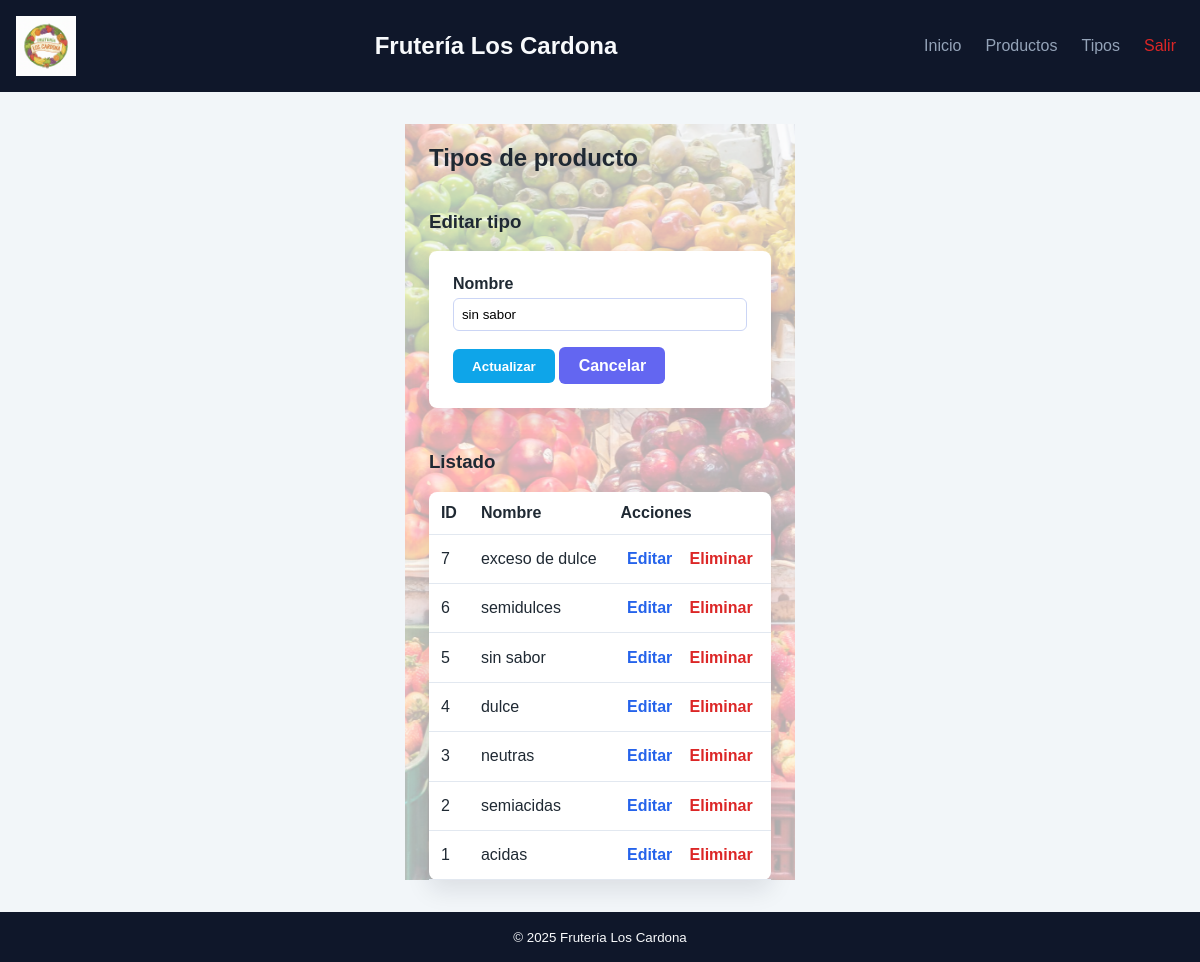
/tipo_prod.php?edit=5 (signed in), run on the app's committed database.
### tables this page shows
CREATE TABLE `tipo_prod` (
  `id_tipo_prod` int(11) NOT NULL,
  `nom_tprod` varchar(25) NOT NULL
);

### tipo_prod.php (the view, shortened to what this page needs)
<?php
$pdo = db();
$editar = null;
if (isset($_GET['edit'])) {
    $id = filter_input(INPUT_GET, 'edit', FILTER_VALIDATE_INT);
    if ($id !== false && $id !== null) {
        $stmt = $pdo->prepare('SELECT * FROM tipo_prod WHERE id_tipo_prod = ?');
        $stmt->execute([$id]);
        $editar = $stmt->fetch(PDO::FETCH_ASSOC);
    }
}
$tipos = $pdo->query('SELECT * FROM tipo_prod ORDER BY id_tipo_prod DESC')->fetchAll();
require __DIR__ . '/includes/header.php';
?>
    <h2>Tipos de producto</h2>
    <div class="grid-2">
        <article>
            <h3><?php echo $editar ? 'Editar tipo' : 'Nuevo tipo'; ?></h3>
            <form method="post" class="form">
                <label>
                    Nombre
                    <input type="text" name="nom_tprod" maxlength="25" value="<?php echo htmlspecialchars($editar['nom_tprod'] ?? ''); ?>" required>
                </label>
                <button type="submit" class="btn btn-primary"><?php echo $editar ? 'Actualizar' : 'Crear'; ?></button>
                <?php if ($editar): ?>
                    <a class="btn btn-secondary" href="tipo_prod.php">Cancelar</a>
                <?php endif; ?>
            </form>
        </article>
        <article>
            <h3>Listado</h3>
            <table>
                <thead>
                <tr>
                    <th>ID</th>
                    <th>Nombre</th>
                    <th>Acciones</th>
                </tr>
                </thead>
                <tbody>
                <?php foreach ($tipos as $tipo): ?>
                    <tr>
                        <td><?php echo (int)$tipo['id_tipo_prod']; ?></td>
                        <td><?php echo htmlspecialchars($tipo['nom_tprod']); ?></td>
                        <td>
                            <a class="btn btn-link" href="tipo_prod.php?edit=<?php echo (int)$tipo['id_tipo_prod']; ?>">Editar</a>
                            <a class="btn btn-link link-danger" href="tipo_prod.php?delete=<?php echo (int)$tipo['id_tipo_prod']; ?>" onclick="return confirm('¿Eliminar este tipo?');">Eliminar</a>
                        </td>
                    </tr>
                <?php endforeach; ?>
                </tbody>
            </table>
        </article>
    </div>
<?php require __DIR__ . '/includes/footer.php'; ?>

### assets/css/styles.css (style rules this page uses)
* { box-sizing: border-box; }
body { margin: 0; font-family: Arial, sans-serif; background: #f2f6f9; color: #1f2933; }
a { color: #0a7cff; text-decoration: none; }
.auth-card, .card, .form, table { background: #fff; border-radius: 8px; padding: 1.5rem; box-shadow: 0 10px 25px rgba(15, 23, 42, 0.1); }
.form label { display: block; margin-bottom: 1rem; font-weight: 600; }
.form input, .form select { width: 100%; padding: 0.5rem; margin-top: 0.3rem; border: 1px solid #cbd5f5; border-radius: 6px; }
.btn { display: inline-block; padding: 0.6rem 1.2rem; border-radius: 6px; border: none; cursor: pointer; font-weight: bold; text-align: center; }
.btn-primary { background: #0ea5e9; color: #fff; }
.btn-secondary { background: #6366f1; color: #fff; }
.btn-link { background: transparent; color: #2563eb; padding: 0.2rem 0.4rem; }
.link-danger { color: #dc2626 !important; }
.grid-2 { display: grid; grid-template-columns: repeat(auto-fit, minmax(280px, 1fr)); gap: 1.5rem; align-items: start; }
table { width: 100%; border-collapse: collapse; margin-top: 1rem; }
th, td { text-align: left; padding: 0.75rem; border-bottom: 1px solid #e2e8f0; }
html, body { height: 100%; margin: 0; }
body { display: flex; flex-direction: column; }
main.container > * { position: relative; z-index: 1; }

### data on the page
tipo_prod: nom_tprod "sin sabor", id_tipo_prod "5"
tipo_prod: id_tipo_prod "7", nom_tprod "exceso de dulce"
tipo_prod: id_tipo_prod "6", nom_tprod "semidulces"
tipo_prod: id_tipo_prod "4", nom_tprod "dulce"
tipo_prod: id_tipo_prod "3", nom_tprod "neutras"
tipo_prod: id_tipo_prod "2", nom_tprod "semiacidas"
tipo_prod: id_tipo_prod "1", nom_tprod "acidas"
